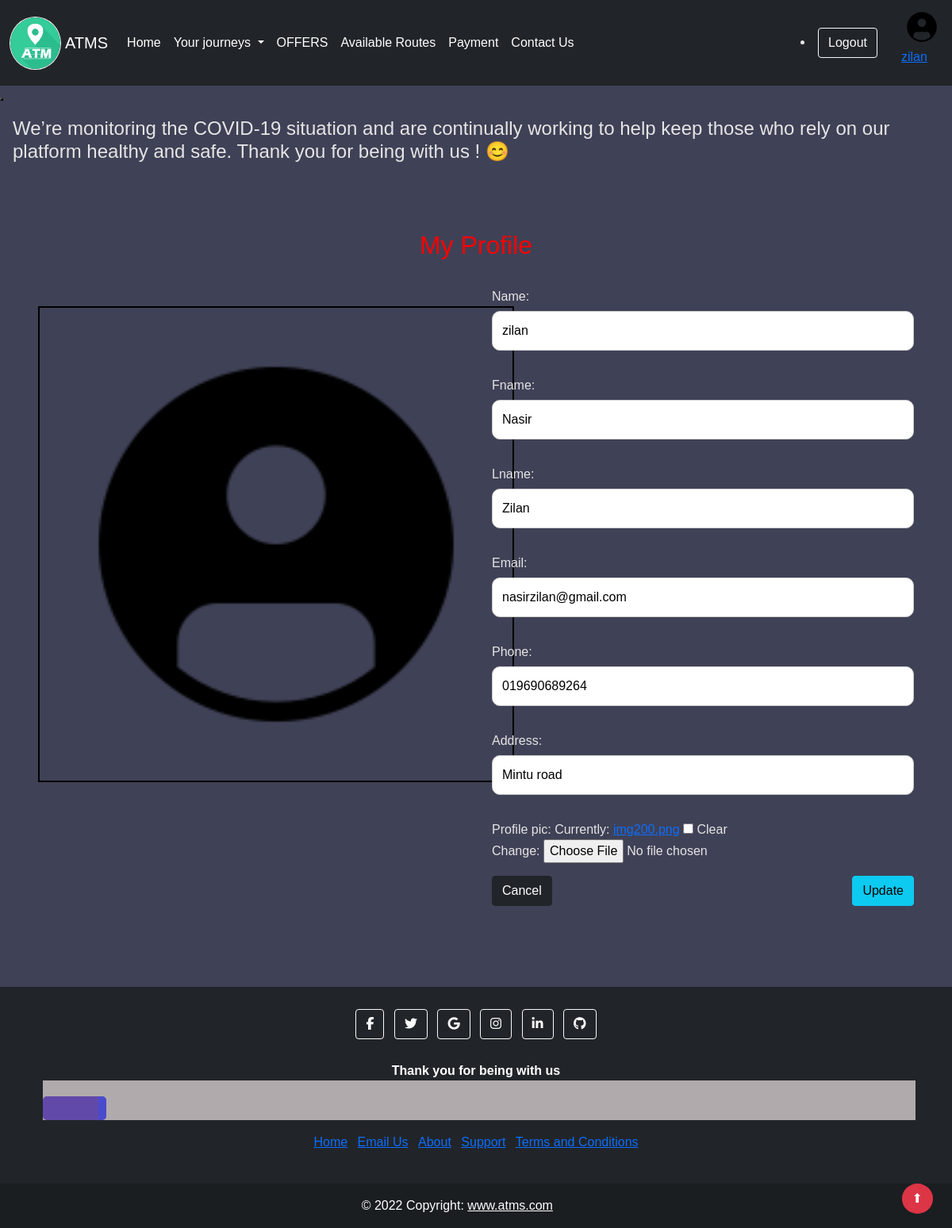
Screenshot of /profile (signed in) with the database file from the repository.
### transport/models.py (models this page shows, shortened)
class Rider(models.Model):
    user = models.OneToOneField(User, blank=True, null=True, on_delete=models.CASCADE)
    name = models.CharField(max_length=200, null=True)
    fname = models.CharField(max_length=200, null=True)
    lname = models.CharField(max_length=200, null=True)
    email = models.CharField(max_length=200, null=True)
    phone = models.CharField(max_length=13,null=True)
    address = models.CharField(max_length=200, null=True)
    profile_pic = models.ImageField(default="static/ImageUpload/img200.png", null=True, blank=True)

### transport/views.py (the view)
# urls.py: path("profile",profilepage,name='profilepage'),
def profilepage(request):
     rider =request.user.rider
     form = RiderForm(instance=rider)
     if request.method== 'POST':
          form=RiderForm(request.POST, request.FILES, instance=rider)
          if form.is_valid():
               form.save()
               messages.success(request, "Profile data has been updated")
     context ={'form':form}
     return render(request,"profile.html",context)

### transport/form.py
class RiderForm(ModelForm):
    class Meta:
        model = Rider
        fields = '__all__'
        exclude = ['user']

### transport/templates/profile.html (shortened to what this page needs)
{% extends 'index.html' %}
{% block body %}
<div class="container">
<div style="margin-top: 50px;" class="row">
    <h2 style="text-align: center; color: red;">My Profile</h2>
    <div style="text-align: center;" class="column1">
    <br>
    <img style="width:600px; height:600px;  border: 2px solid black;" src="{{request.user.rider.profile_pic.url}}" alt="">
    </div>
<div  class="column1">
    <form method="POST" action="" enctype="multipart/form-data">
        {{form.as_p}}
        <div class="">
            <a class="btn btn-dark" href="{{request.META.HTTP_REFERER}}">Cancel</a>
            <button style="float:right;" class="btn btn-info" type="submit">Update</button>
        </div>
    </form>
    <br><br><br>
</div>
</div>
</div>
{% endblock %}

### transport/templates/index.html (shortened to what this page needs)
<!doctype html>
<html lang="en">
  <head>
    {% load static %}
    <link href="https://cdn.jsdelivr.net/npm/bootstrap@5.1.3/dist/css/bootstrap.min.css" rel="stylesheet">
    <link rel="stylesheet" href="{% static 'style.css' %}">
  </head>
<body>
  <nav class="navbar navbar-expand-lg navbar-light bg-dark">
    <div class="container-fluid d-flex">
      <img style="margin-right: 5px;" src="static/image/atms.jpg" alt="Bootstrap" width="65" height="67" class="rounded-circle border border-white">
        <a style ="color: white;" class="navbar-brand" href="{% url 'homepage' %}">ATMS</a>
            <div class="collapse navbar-collapse" id="navbarSupportedContent">
              <ul class="navbar-nav me-auto mb-2 mb-lg-0">
                <li class="nav-item"><a href="{% url 'homepage' %}" class="nav-link px-2 text-white">Home</a></li>
                <li class="nav-item dropdown">
                  <a style ="color: white;" class="nav-link dropdown-toggle" href="#" id="navbarDropdownMenuLink" data-toggle="dropdown" aria-haspopup="true" aria-expanded="false">
                      Your journeys
                  </a>
                </li>
                <li class="nav-item"><a  href="{% url 'offer' %}" class="nav-link px-2 text-white">OFFERS</a></li>
                <li class="nav-item"><a href="{% url 'availableroutes' %}" class="nav-link px-2 text-white">Available Routes</a></li>
                <li class="nav-item"><a  href="{% url 'payment' %}" class="nav-link px-2 text-white ">Payment</a></li>
                <li class="nav-item"><a  href="{% url 'contact' %}" class="nav-link px-2 text-white">Contact Us</a></li>
              </ul>
              {% if user.is_authenticated %}
              <div class="d-flex">
                <li>
                <a href ="/logout"><button type="button" class="btn btn-outline-light me-4">Logout</button></a>
                </li>
              </div>
                  {% if request.user.is_staff == False %}
                    <a style="margin-left: 6px; float:right" href="{% url 'profilepage' %}">
                        <abbr title="User Profile">
                          <img src="{{request.user.rider.profile_pic.url}}" alt="User photo" width="52" height="52" class="rounded-circle border border-dark">
                        </abbr>
                  {% endif %}
                  <p>{{user.username}}</p>
                </a>
                {% endif %}
              </div>
            </div>
  </nav>
<button class="scroll-top">
</button>
<div class="card-body">
  <marquee behavior="scroll" direction="left">
    <h4>We’re monitoring the COVID-19 situation and are continually working to help keep those who rely on our platform healthy and safe.
      Thank you for being with us ! 😊 </h4>
  </marquee>
</div>
    {% block body %}{% endblock body %}
<footer style="position: relative; width: 100%;" class=" bg-dark fixed-bottom text-center text-white">
  <div class="container p-4">
    <section class="mb-4">
      <a class="btn btn-outline-light btn-floating m-1" href="https://www.facebook.com/jobayer.hossen.54390" role="button"
      target="_blank"><i class="fab fa-facebook-f"></i
          ></a>
      <a class="btn btn-outline-light btn-floating m-1" href="https://twitter.com/Jobayer60213620?fbclid=IwAR1Vd4UL8s-NgvKEzzp5pY8bX2OGda8bE5HCGdRzx-gs6r43SD_k093Al9E" role="button"
        target="_blank"><i class="fab fa-twitter"></i
          ></a>
      <a class="btn btn-outline-light btn-floating m-1" href="https://www.google.com/?authuser=1" role="button"
      target="_blank"><i class="fab fa-google"></i
      ></a>
      <a class="btn btn-outline-light btn-floating m-1" href="#!" role="button"
        target="_blank"><i class="fab fa-instagram"></i
      ></a>
      <a class="btn btn-outline-light btn-floating m-1" href="#!" role="button"
      target="_blank"><i class="fab fa-linkedin-in"></i
      ></a>
      <a class="btn btn-outline-light btn-floating m-1" href="#!" role="button"
      target="_blank"><i class="fab fa-github"></i
      ></a>
    </section>
    <section class="">
      <form action="">
        <div class="row justify-content-center">
          <div class="">
            <p class="">
              <strong>Thank you for being with us</strong>
                <span class="animate-border"></span>
            </p>
          </div>
        </div>
      </form>
    </section>
    <section class="">
      <ul class="list-inline">
        <li class="list-inline-item"><a href="{% url 'homepage' %}">Home</a></li>
        <li class="list-inline-item"><a href="mailto:quraishytalha@gmail.com">Email Us</a></li>
        <li class="list-inline-item"><a href="{% url 'about' %}"target="_blank">About</a></li>
        <li class="list-inline-item"><a href="{% url 'contact' %}" target="_blank">Support</a></li>
        <li class="list-inline-item"><a href="{% url 'online' %}"target="_blank">Terms and Conditions</a></li>
    </ul>
    </section>
  </div>
  <div>
    <a class="btn btn-danger rounded-circle" title="Back to top" href="#" style="float: right; margin-right: 2%;">&#11014;</a>
  </div>
  <div class="text-center p-3" style="background-color: rgba(0, 0, 0, 0.2);">
    © 2022 Copyright:
    <a class="text-white" href="http://127.0.0.1:8000/">www.atms.com</a>
  </div>
</footer>
  </body>
</html>

### transport/static/style.css (style rules this page uses)
:root { --color-main: #71c6dd; --color-main-light: #e1f6fb; --color-dark: #3f4156; --color-dark-medium: #51546e; --color-dark-light: #696d97; --color-light: #e5e5e5; --color-gray: #8b8b8b; --color-light-gray: #b2bdbd; --color-bg: #2d2d39; --color-success: #5dd693; --color-error: #fc4b0b; }
body { font-family: Arial, Helvetica, sans-serif; background-color: #3f4156; color: #e5e5e5; }
div { display: block; }
* { box-sizing: border-box; }
* { margin: 0; padding: 0; box-sizing: border-box; }
input[type=text], input[type=password], input[type=number], input[type=email] { width: 100%; padding: 12px 20px; margin: 8px 0; border-radius: 10px; display: inline-block; border: 1px solid #ccc; box-sizing: border-box; }
input[type=text], select, textarea { width: 100%; padding: 12px; border: 1px solid #ccc; margin-top: 6px; margin-bottom: 16px; resize: vertical; }
.container { border-radius: 5px; padding: 10px; }
.column1 { float: left; width: 50%; margin-top: 6px; padding: 20px; }
.animate-border { position: relative; display: block; width: 115px; height: 3px; background: #007bff; }
.animate-border:after { position: absolute; content: ""; width: 35px; height: 3px; left: 0; bottom: 0; border-left: 10px solid #fff; border-right: 10px solid #fff; -webkit-animation: animborder 2s linear infinite; animation: animborder 2s linear infinite; }

### transport/templates/index.html (style rules this page uses)
.animate-border { position: relative; display: block; width: 1100px; height: 50px; background: #b0aaad; }
.animate-border:after { position: absolute; content: ""; width: 0px; height: 30px; left: 0; bottom: 0; border-radius: 5px; border-left: 70px solid rgba(71, 40, 170, 0.75); border-right: 10px solid rgb(74, 74, 204); -webkit-animation: animborder 5s linear infinite; animation: animborder 5s linear infinite; }

### rows the page displays
Rider: name "zilan", fname "Nasir", lname "Zilan", email "nasirzilan@gmail.com", phone "019690689264", address "Mintu road"

### other values shown
{{ user.username }} "zilan"
